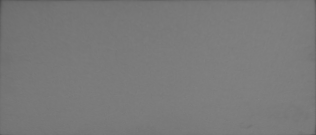
//> input picture My Laser Pointer Tracker/pd_loop_test.png, 316 x 135 px, given in place of the camera
$ ./MOG_function   (built with g++ and OpenCV 4)
//> lines starting //> are read from the running program, lines starting //| are printed output that depends on the picture
### background subtraction/yuening/ball.h
#include "opencv2/core.hpp"
#include "opencv2/imgproc.hpp"
#include "opencv2/highgui.hpp"
#include <iostream>
#include <cmath>
#include <vector>
#include <cstdlib>
using namespace cv;
using namespace std;

#define PI 3.1415926

class Ball {
    int RADIUS;
    static const int NUM_POINTS=20;
    double THRESH;
    double speed;
    double dangle;
    double Circle_x[NUM_POINTS];
    double Circle_y[NUM_POINTS];

    Point center;
    double theta;
    double l_theta;
    double ll_theta;
    int mode;

public:
    Ball(int init_width, int init_height, int init_radius=5, double init_speed=5, double init_theta=0.5236);
    // Note that the radius should better be no smaller than speed/2.
    Mat updateBall(Mat image_frame, Mat subtraction);
};

//TODO: it will stuck when it will always go into obstacle.
//When it is in obstacle, it will not move

### background subtraction/yuening/ball.cpp
#include "ball.h"

Ball::Ball(int init_width, int init_height, int init_radius, double init_speed, double init_theta){
//> called with init_width = 100, init_height = 100, init_radius = 6, init_speed = 10, init_theta = 0.524
    THRESH = 5;
    RADIUS = init_radius;
    speed = init_speed;
    theta = init_theta;
    l_theta = init_theta;
    ll_theta = init_theta;
    center.x = init_width;
    center.y = init_height;
    mode = 255;

    dangle = 2*PI/(double)NUM_POINTS;
    for (int i = 0; i < NUM_POINTS; i++){
        Circle_x[i] = RADIUS*cos(dangle*i);
        Circle_y[i] = RADIUS*sin(dangle*i);
    }
}

// [146 lines left out: function updateBall, not called in this run]

### background subtraction/yuening/MOG_function.cpp
//Opencv Libraries Included
#include "opencv2/core.hpp"
#include "opencv2/imgproc.hpp"
#include "opencv2/highgui.hpp"
#include "opencv2/videoio.hpp"
#include "opencv2/opencv.hpp"
#include "opencv2/core/core_c.h"
#include "opencv2/core/core.hpp"
//Foundamental Libraries
#include <iostream>
#include <vector>
#include <algorithm>
//#include <cmath>
//include yuening's definition
#include "ball.h"

using namespace cv;
using namespace std;
typedef vector<Mat> Mat_List;//Define a new dataset to store the Mat_List;
//const double PI = 3.14159260;

//backgournd Gaussian Process helps to rerank the gaussian_weight
Mat compare_to_scalar(Mat matrix_1, int scalar);

void Sort_Gaussian(Mat* Gaussian_Mean, Mat* Gaussian_std, Mat* Gaussian_weight);

Mat backgroundGaussianProcess(Mat Gaussian_weight, Mat T);

Mat Matching_Gaussian(Mat Gaussian_mean, Mat Gaussian_std, Mat Current_Frame,Mat* history, Mat* Matching_Matrix);

void Update_Gaussian(Mat* Gaussian_mean, Mat* Gaussian_std, Mat* Gaussian_weight, Mat Current_Frame, Mat matching_result, Mat matching_matrix,double alpha);

Mat_List initialization_gaussian_model(int K, int num_sample,int frame_width, int frame_height, VideoCapture cap);

Mat MOG_background_subtraction(Mat_List* Gaussian_Mixture_Model, Mat gray_frame, double alpha, int frame_width, int frame_height, int K);

int main()
{
	cout << "background subtraction" << endl;
	Ball myball(100, 100, 6, 10);
	// Define the number of gaussina models in the mixed model
    int K = 3;
    //Define the initialization_model_size
    int initial_sample_size = 60;

    // Define the learning reate
    double alpha = 0.1;

    cout << "start to capture the video" << endl;

   	//VideoCapture cap("highwayI_raw.AVI");
   	VideoCapture cap(0);
   	int frame_width = (int)cap.get(CAP_PROP_FRAME_WIDTH);
   	int frame_height = (int)cap.get(CAP_PROP_FRAME_HEIGHT);
   	//This is added if the image frame is too large
   	int resize_width = frame_width/2.5;
   	int resize_height = frame_height/3;

//--------------------------Initialization of Model-------------------------------------//

   	Mat_List Gaussian_Mixture_Model = initialization_gaussian_model(K,initial_sample_size,resize_width,resize_height,cap);
	while(1)
	{
	    Mat frame;
	    bool read_success = cap.read(frame);
	    Mat resized_frame;
	    resize(frame,resized_frame,Size(resize_width,resize_height));
	    if (read_success)
	    {
	    Mat gray_frame;
	    cvtColor(resized_frame,gray_frame,COLOR_BGR2GRAY);
	    //Start the main process here
	//--------------------------Main Process-------------------------------------//
		Mat subtraction_result = MOG_background_subtraction(&Gaussian_Mixture_Model,gray_frame,alpha,resize_width,resize_height,K);
	    Mat show_frame = myball.updateBall(gray_frame, subtraction_result);
	    imshow("original_video",gray_frame);
	    imshow("background_subtraction",show_frame);

	    if(waitKey(1) == 27) //wait for 'esc' key press for 30 ms. If 'esc' key is pressed, break loop
	   {
	    cout << "ESC Key is pressed by user" << endl;
	    break;
	   }
	}
	else
	{
		break;
	}

	}

	return 0;
}

// [209 lines left out: functions compare_to_scalar, Sort_Gaussian, backgroundGaussianProcess, Matching_Gaussian, Update_Gaussian, not called in this run]


Mat_List initialization_gaussian_model(int K, int num_sample,int frame_width, int frame_height, VideoCapture cap)
{
//> called with K = 3, num_sample = 60, frame_width = 126, frame_height = 45
	Mat gaussian_mean = Mat::zeros(K,frame_width*frame_height,CV_64F);
   	//Initialize the weight here
   	Mat gaussian_weight = Mat::ones(K,frame_width*frame_height,CV_64F)*(1.0/K);
   	Mat gaussian_std = Mat::zeros(K,frame_width*frame_height,CV_64F);
   	for (int i = 0; i < K; i ++)
   	{
   		Mat frame;
   		cap >> frame;
//> frame is the input picture: 135 rows x 316 cols, CV_8UC3; min 74, max 132, mean 121.9
   		Mat resized_frame;
   		resize(frame,resized_frame,Size(frame_width,frame_height));
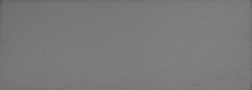
//> resized_frame: 45 rows x 126 cols, CV_8UC3 (shown 2 times larger); min 86, max 130, mean 122
   		Mat gray_frame;
   		cvtColor(resized_frame,gray_frame,COLOR_BGR2GRAY);
   		Mat gray_frame_1d = gray_frame.reshape(0,1);
//> gray_frame_1d = 5670 values, max 130 at index 2987, min 86 at index 0, mean 122
   		gray_frame_1d.convertTo(gray_frame_1d,CV_64F);
   		//cout << gray_frame_1d.colRange(0,5) << endl;
   		gray_frame_1d.copyTo(gaussian_mean.row(i));
   		//cout << gaussian_mean.row(i).colRange(0,5) << endl;
   	}
   	for (int j = 0; j < num_sample; j ++)
   	{
   		Mat frame;
   		cap >> frame;
   		Mat resized_frame;
   		resize(frame,resized_frame,Size(frame_width,frame_height));
   		Mat gray_frame;
   		cvtColor(resized_frame,gray_frame,COLOR_BGR2GRAY);
   		for (int k = 0; k < K; k ++)
   		{
   			Mat gray_frame_1d = gray_frame.reshape(0,1);
   			gray_frame_1d.convertTo(gray_frame_1d,CV_64F);
   			Mat difference = abs(gray_frame_1d-gaussian_mean.row(k))/(double)num_sample;
   			//cout << difference.colRange(0,5) << endl;
   			Mat Sum = gaussian_std.row(k).clone();
   			//cout << Sum.colRange(0,5) << endl;
   			Sum += difference;
   			Sum.copyTo(gaussian_std.row(k));
   			//cout << gaussian_std.row(k).colRange(0,5) << endl;
   		}
   	}
   	Mat_List Mixture_Gaussian_Model;
   	Mixture_Gaussian_Model.push_back(gaussian_mean);
   	Mixture_Gaussian_Model.push_back(gaussian_weight);
   	Mixture_Gaussian_Model.push_back(gaussian_std);
   	return Mixture_Gaussian_Model;
}

// [34 lines left out: function MOG_background_subtraction, not called in this run]
